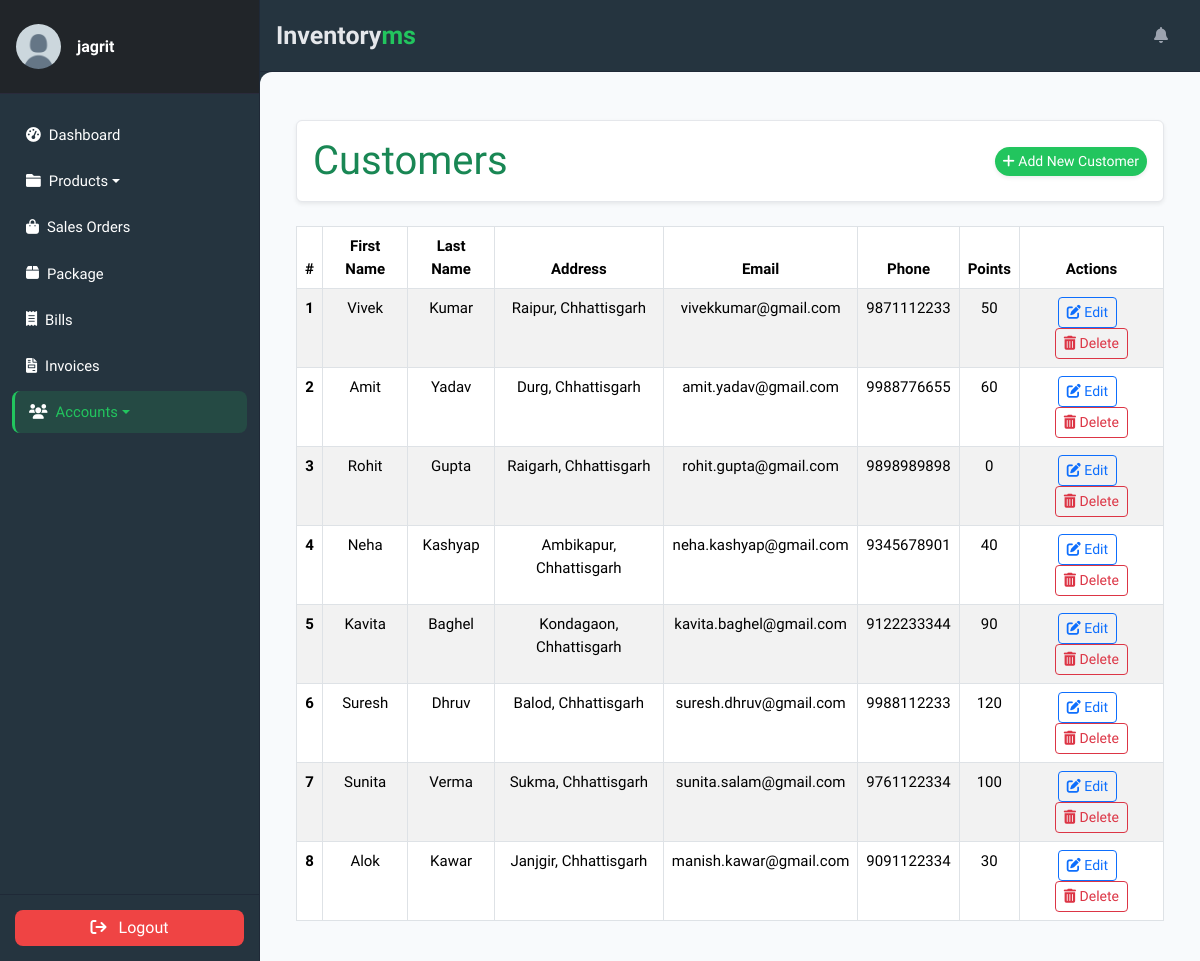
Screenshot of /staff/customers/ (signed in) with the database file from the repository.
### accounts/models.py (models this page shows, shortened)
class Profile(models.Model):
    user = models.OneToOneField(
        User, on_delete=models.CASCADE, verbose_name='User'
    )
    slug = AutoSlugField(
        unique=True,
        verbose_name='Account ID',
        populate_from='email'
    )
    profile_picture = ProcessedImageField(
        default='profile_pics/default.jpg',
        upload_to='profile_pics',
        format='JPEG',
        processors=[ResizeToFill(150, 150)],
        options={'quality': 100}
    )
    telephone = PhoneNumberField(
        null=True, blank=True, verbose_name='Telephone'
    )
    email = models.EmailField(
        max_length=150, blank=True, null=True, verbose_name='Email'
    )
    first_name = models.CharField(
        max_length=30, blank=True, verbose_name='First Name'
    )
    last_name = models.CharField(
        max_length=30, blank=True, verbose_name='Last Name'
    )
    status = models.CharField(
        choices=STATUS_CHOICES,
        max_length=12,
        default='INA',
        verbose_name='Status'
    )
    role = models.CharField(
        choices=ROLE_CHOICES,
        max_length=12,
        blank=True,
        null=True,
        verbose_name='Role'
    )
    class Meta:
        ordering = ['slug']
        verbose_name = 'Profile'
        verbose_name_plural = 'Profiles'

class Customer(models.Model):
    first_name = models.CharField(max_length=256)
    last_name = models.CharField(max_length=256, blank=True, null=True)
    address = models.TextField(max_length=256, blank=True, null=True)
    email = models.EmailField(max_length=256, blank=True, null=True)
    phone = models.CharField(max_length=30, blank=True, null=True)
    loyalty_points = models.IntegerField(default=0)
    class Meta:
        db_table = 'Customers'

### accounts/views.py (the view)
# urls.py: path('customers/', CustomerListView.as_view(), name='customer_list'),
class CustomerListView(LoginRequiredMixin, ListView):
    model = Customer
    template_name = 'accounts/customer_list.html'
    context_object_name = 'customers'

### accounts/templates/accounts/customer_list.html (shortened to what this page needs)
{% extends 'store/base.html' %}
{% block content %}
<div class="container my-4">
    <div class="card shadow-sm rounded p-3">
        <div class="row align-items-center">
            <div class="col-md-6">
                <h4 class="display-6 mb-0 text-success">Customers</h4>
            </div>
            <div class="col-md-6 d-flex justify-content-end gap-2">
                <a class="btn btn-success btn-sm rounded-pill shadow-sm" href="{% url 'customer_create' %}">
                    <i class="fa-solid fa-plus"></i> Add New Customer
                </a>
            </div>
        </div>
    </div>
</div>
<div class="container">
    <table class="table table-striped table-bordered">
        <thead class="thead-light">
            <tr>
                <th scope="col">#</th>
                <th scope="col">First Name</th>
                <th scope="col">Last Name</th>
                <th scope="col">Address</th>
                <th scope="col">Email</th>
                <th scope="col">Phone</th>
                <th scope="col">Points</th>
                <th scope="col">Actions</th>
            </tr>
        </thead>
        <tbody>
            {% for customer in customers %}
            <tr>
                <th scope="row">{{ forloop.counter }}</th>
                <td>{{ customer.first_name }}</td>
                <td>{{ customer.last_name }}</td>
                <td>{{ customer.address }}</td>
                <td>{{ customer.email }}</td>
                <td>{{ customer.phone }}</td>
                <td>{{ customer.loyalty_points }}</td>
                <td>
                    <a href="{% url 'customer_update' customer.pk %}" class="btn btn-outline-primary btn-sm me-2">
                        <i class="fas fa-edit"></i> Edit
                    </a>
                    <a href="{% url 'customer_delete' customer.pk %}" class="btn btn-outline-danger btn-sm">
                        <i class="fas fa-trash-alt"></i> Delete
                    </a>
                </td>
            </tr>
            {% endfor %}
        </tbody>
    </table>
</div>
{% endblock %}

### store/templates/store/sidebar.html (shortened to what this page needs)
{% load static %}
<aside class="sidebar">
    <div class="sidebar-header d-flex align-items-center px-3 py-4">
        <a href="{% url 'user-profile' %}" class="d-flex align-items-center text-decoration-none">
            {% if request.user.profile.profile_picture %}
                <img class="rounded-circle img-fluid" width="45"
                     src="{{ request.user.profile.profile_picture.url }}">
            {% else %}
                <img class="rounded-circle img-fluid" width="45"
                     src="{% static 'default-avatar.png' %}">
            {% endif %}
            <div class="ms-3">
                <h6 class="mb-0 fw-semibold">
                    {{ request.user.username }}
                </h6>
            </div>
        </a>
    </div>
    <div class="nav-container">
        <ul class="nav flex-column mt-2">
            <li class="nav-item mb-1">
                <a class="nav-link {% if request.resolver_match.url_name == 'dashboard' %}active{% endif %}"
                   href="{% url 'dashboard' %}">
                    <i class="fa fa-tachometer-alt me-2"></i> Dashboard
                </a>
            </li>
            <li class="nav-item mb-1 dropdown">
                <a class="nav-link dropdown-toggle
                   {% if request.resolver_match.url_name == 'productslist' or request.resolver_match.url_name == 'category-list' %}active{% endif %}"
                   href="#" data-bs-toggle="dropdown">
                    <i class="fa fa-folder me-2"></i> Products
                </a>
            </li>
            <li class="nav-item mb-1">
                <a class="nav-link {% if request.resolver_match.url_name == 'saleslist' %}active{% endif %}"
                   href="{% url 'saleslist' %}">
                    <i class="fa fa-shopping-bag me-2"></i> Sales Orders
                </a>
            </li>
            <li class="nav-item mb-1">
                <a class="nav-link {% if request.resolver_match.url_name == 'deliveries' %}active{% endif %}"
                   href="{% url 'deliveries' %}">
                    <i class="fa-solid fa-box me-2"></i> Package
                </a>
            </li>
            <li class="nav-item mb-1">
                <a class="nav-link {% if request.resolver_match.url_name == 'bill_list' %}active{% endif %}"
                   href="{% url 'bill_list' %}">
                    <i class="fa-solid fa-receipt me-2"></i>Bills
                </a>
            </li>
            <li class="nav-item mb-1">
                <a class="nav-link {% if request.resolver_match.url_name == 'invoicelist' %}active{% endif %}"
                   href="{% url 'invoicelist' %}">
                    <i class="fa-solid fa-file-invoice me-2"></i>Invoices
                </a>
            </li>
            <li class="nav-item mb-1 dropdown">
                <a class="nav-link dropdown-toggle
                   {% if request.resolver_match.url_name == 'profile_list' or request.resolver_match.url_name == 'customer_list' or request.resolver_match.url_name == 'vendor-list' %}active{% endif %}"
                   href="#" data-bs-toggle="dropdown">
                    <i class="fa fa-users me-2"></i> Accounts
                </a>
            </li>
        </ul>
    </div>
    <div class="sidebar-footer text-center">
        <form method="post" action="{% url 'user-logout' %}">
            <button type="submit" class="btn w-100">
                <i class="fa fa-sign-out me-2"></i> Logout
            </button>
        </form>
    </div>
</aside>

### static/css/style.css (style rules this page uses)
:root { --dk-gray-100: #f3f4f6; --dk-gray-200: #e5e7eb; --dk-gray-300: #d1d5db; --dk-gray-400: #9ca3af; --dk-gray-500: #6b7280; --dk-gray-600: #4b5563; --dk-gray-700: #374151; --dk-gray-800: #1f2937; --dk-gray-900: #111827; --dk-dark-bg: #313348; --dk-darker-bg: #2a2b3d; --navbar-bg-color: #6f6486; --sidebar-bg-color: #252636; --sidebar-width: 250px; --sidebar-expanded-width: 230px; --sidebar-collapsed-width: 100px; --sidebar-header-bg: #212529; --nav-link-color: #adb5bd; --nav-link-active-bg: #495057; --dropdown-menu-bg: #495057; --dropdown-item-color: #adb5bd; --dropdown-item-active-bg: #6c757d; --sidebar-separator-bg: #4caf50; --logo-separator-height: 60px; --sidebar-item-height: 50px; --submenu-item-height: 45px; }
* { margin: 0; padding: 0; box-sizing: border-box; }
body { font-family: "Inter", sans-serif; background-color: #fff; }
a { text-decoration: none; }
.sidebar { font-size: 0.925rem; background-color: var(--sidebar-bg-color); width: var(--sidebar-width); transition: width 0.3s ease-in-out; z-index: 9999999; }
.sidebar .sidebar-header { background-color: var(--sidebar-header-bg); border-bottom: 1px solid #2a2b3c; }
.sidebar ul > li > a { color: var(--dk-gray-400); text-decoration: none; }

### store/templates/store/base.html (style rules this page uses)
body { font-family: 'Source Sans 3', sans-serif; background: #25343F; margin: 0; }
.card { background: #ffffff; color: #111827; border: 1px solid #e5e7eb; border-radius: 10px; }
.table { color: #111827; font-size: 14px; }
.table thead { background: #f1f5f9; }
.btn-success { background: #22c55e; border: none; font-weight: 500; }

### store/templates/store/sidebar.html (style rules this page uses)
.sidebar { width: 260px; background: #25343F; color: #ffffff; position: fixed; top: 0; bottom: 0; display: flex; flex-direction: column; border-right: 1px solid #1f2937; font-family: 'Source Sans 3', sans-serif; }
.sidebar * { color: #ffffff !important; }
.sidebar-header { border-bottom: 1px solid #1f2937; }
.nav-container { flex: 1; overflow-y: auto; padding: 12px; }
.nav-link { padding: 10px 14px; border-radius: 8px; transition: 0.2s; display: flex; align-items: center; }
.nav-link.active { background: rgba(34,197,94,0.15); color: #22c55e !important; border-left: 3px solid #22c55e; }
.sidebar-footer { border-top: 1px solid #1f2937; padding: 15px; }
.sidebar-footer .btn { border-radius: 8px; background: #ef4444; border: none; }

### accounts/templates/accounts/customer_list.html (style rules this page uses)
.table th, .table td { text-align: center; }
.table { font-size: 15px; }

### rows the page displays
Customer: first_name "Vivek", last_name "Kumar", address "Raipur, Chhattisgarh", email "vivekkumar@gmail.com", phone "9871112233", loyalty_points "50"
Customer: first_name "Amit", last_name "Yadav", address "Durg, Chhattisgarh", email "amit.yadav@gmail.com", phone "9988776655", loyalty_points "60"
Customer: first_name "Rohit", last_name "Gupta", address "Raigarh, Chhattisgarh", email "rohit.gupta@gmail.com", phone "9898989898", loyalty_points "0"
Customer: first_name "Neha", last_name "Kashyap", address "Ambikapur, Chhattisgarh", email "neha.kashyap@gmail.com", phone "9345678901", loyalty_points "40"
Customer: first_name "Kavita", last_name "Baghel", address "Kondagaon, Chhattisgarh", email "kavita.baghel@gmail.com", phone "9122233344", loyalty_points "90"
Customer: first_name "Suresh", last_name "Dhruv", address "Balod, Chhattisgarh", email "suresh.dhruv@gmail.com", phone "9988112233", loyalty_points "120"
Customer: first_name "Sunita", last_name "Verma", address "Sukma, Chhattisgarh", email "sunita.salam@gmail.com", phone "9761122334", loyalty_points "100"
Customer: first_name "Alok", last_name "Kawar", address "Janjgir, Chhattisgarh", email "manish.kawar@gmail.com", phone "9091122334", loyalty_points "30"

### other values shown
{{ request.user.username }} "jagrit"
